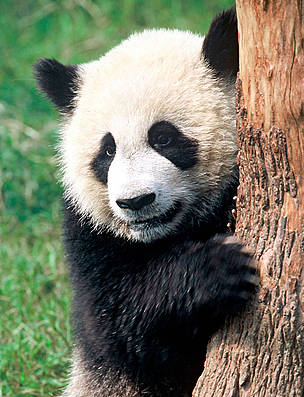
#> input picture panda.jpg, 304 x 397 px
$ jupyter execute --allow-errors diiip3.ipynb
#> lines starting #> are read from the running program, lines starting #| are printed output that depends on the picture
[cell 1]
import cv2
sun_color_image = cv2.imread('panda.jpg')
#> sun_color_image is the input picture: shape (397, 304, 3); mean B, G, R 101.8, 121.4, 118.5
cv2.imshow('Original image', sun_color_image)
hsv_image = cv2.cvtColor(sun_color_image, cv2.COLOR_BGR2HSV)
#> hsv_image: shape (397, 304, 3); mean H, S, V 52.6, 84, 133.2
cv2.imshow('BGR2HSV' ,hsv_image )
gray_image1 = cv2.cvtColor (sun_color_image, cv2.COLOR_RGB2GRAY)
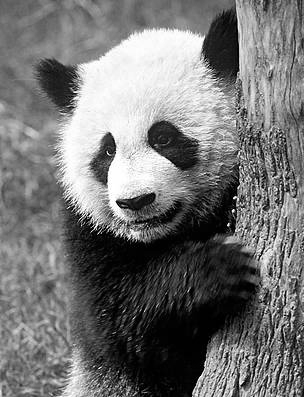
#> gray_image1: shape (397, 304); min 0, max 255, mean 115.2
cv2.imshow('RGB2GRAY', gray_image1)
cv2.waitKey(0)
cv2. destroyAllWindows()

[cell 2]
import cv2
sun_color_image = cv2.imread('panda.jpg')
cv2.imshow('Original image', sun_color_image)
hsv_image = cv2.cvtColor(sun_color_image, cv2.COLOR_HSV2RGB)
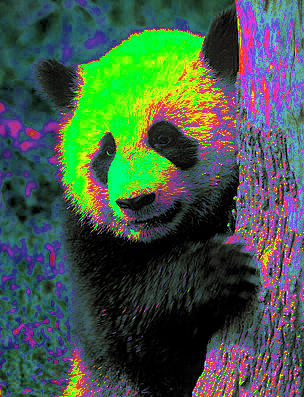
#> hsv_image: shape (397, 304, 3); mean R, G, B 68.5, 89.3, 74.1
cv2.imshow('HSV2RGB' ,hsv_image )
gray_image1 = cv2.cvtColor (sun_color_image, cv2.COLOR_HSV2BGR)
#> gray_image1: shape (397, 304, 3)
cv2.imshow('HSV2BGR', gray_image1)
cv2.waitKey(0)
cv2. destroyAllWindows()

[cell 3]
import cv2
sun_color_image = cv2.imread('panda.jpg')
cv2.imshow('Original image', sun_color_image)
gray_image1 = cv2.cvtColor (sun_color_image, cv2.COLOR_RGB2YCrCb)
#> gray_image1: shape (397, 304, 3); mean of channels 0, 1, 2 115.2, 118.4, 129.8
cv2.imshow('RGB2YCrCb', gray_image1)
gray_image1 = cv2.cvtColor (sun_color_image, cv2.COLOR_BGR2YCrCb)
#> gray_image1: shape (397, 304, 3); mean of channels 0, 1, 2 118.3, 128.1, 118.7
cv2.imshow('BGR2YCrCb', gray_image1)
cv2.waitKey(0)
cv2. destroyAllWindows()

[cell 4]
import cv2
image = cv2.imread('panda.jpg')
blue=image[:,:,0]
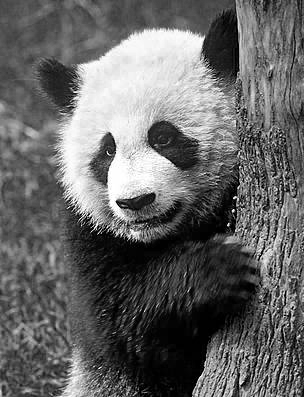
#> blue: shape (397, 304); min 0, max 255, mean 101.8
green=image[:,:,1]
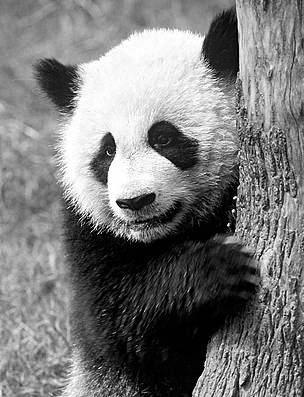
#> green: shape (397, 304); min 0, max 255, mean 121.4
red=image[:,:,2]
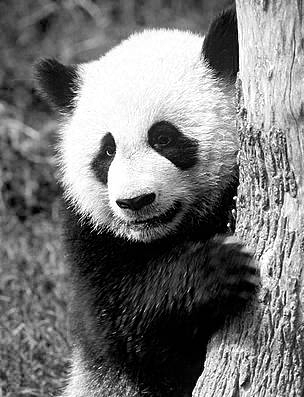
#> red: shape (397, 304); min 0, max 255, mean 118.5
cv2.imshow('B-Channel',blue)
cv2.imshow('G-Channel',green)
cv2.imshow('R-Channel',red)
Merged_BGR=cv2.merge((blue,green,red))
cv2.imshow('Merged BGR Image',Merged_BGR)
cv2.waitKey(0)
#> (the rest of this cell did not finish here and is left out)

[cell 5]
import cv2
image = cv2.imread('panda.jpg')
hsv = cv2.cvtColor(image, cv2.COLOR_BGR2HSV)
h,s,v = cv2.split(hsv)
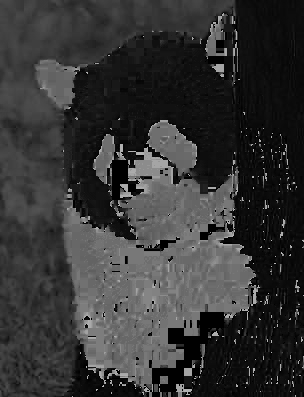
#> h: shape (397, 304); min 0, max 179, mean 52.6
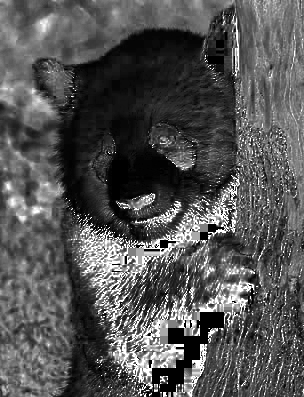
#> s: shape (397, 304); min 0, max 255, mean 84
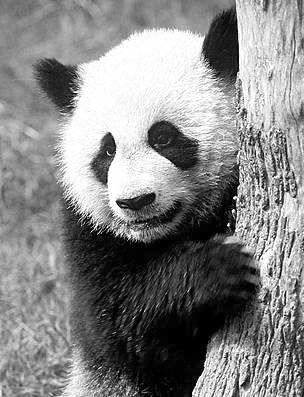
#> v: shape (397, 304); min 0, max 255, mean 133.2
cv2.imshow('Hue-Image',h)
cv2.imshow('Saturation-Image',s)
cv2.imshow('Gray-Image',v)
Merged_HSV = cv2.merge((h,s,v))
cv2.imshow('Merged HSV Image',Merged_HSV)
cv2.waitKey(0)
#> (the rest of this cell did not finish here and is left out)

$ run again, with img1.png saved as panda.jpg
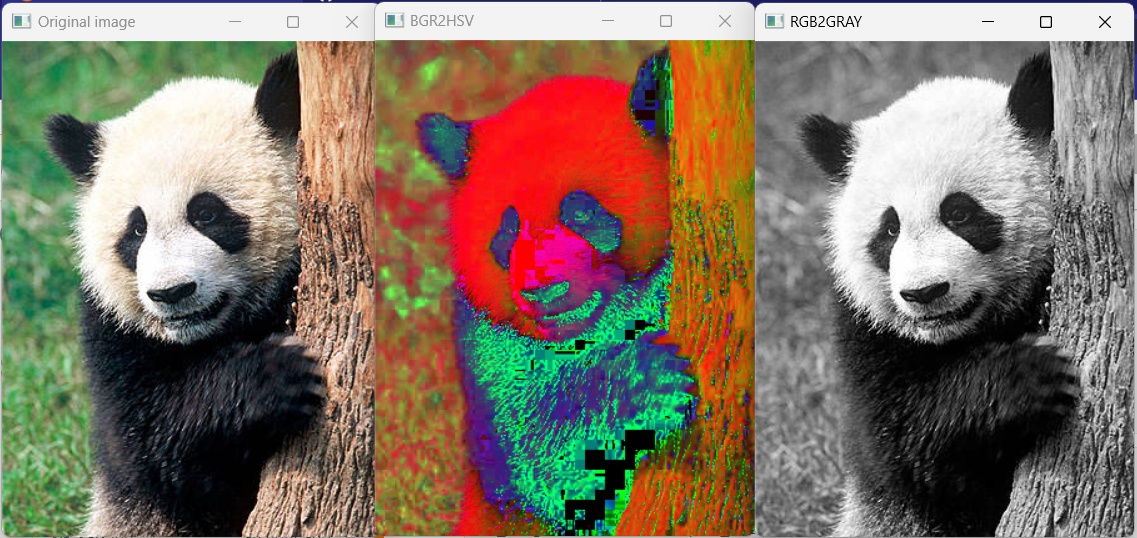
#> input picture img1.png, 1137 x 538 px
#> sun_color_image is the input picture: shape (538, 1137, 3); mean B, G, R 100.9, 115.8, 129.7
#> `h,s,v = cv2.split(hsv)`:
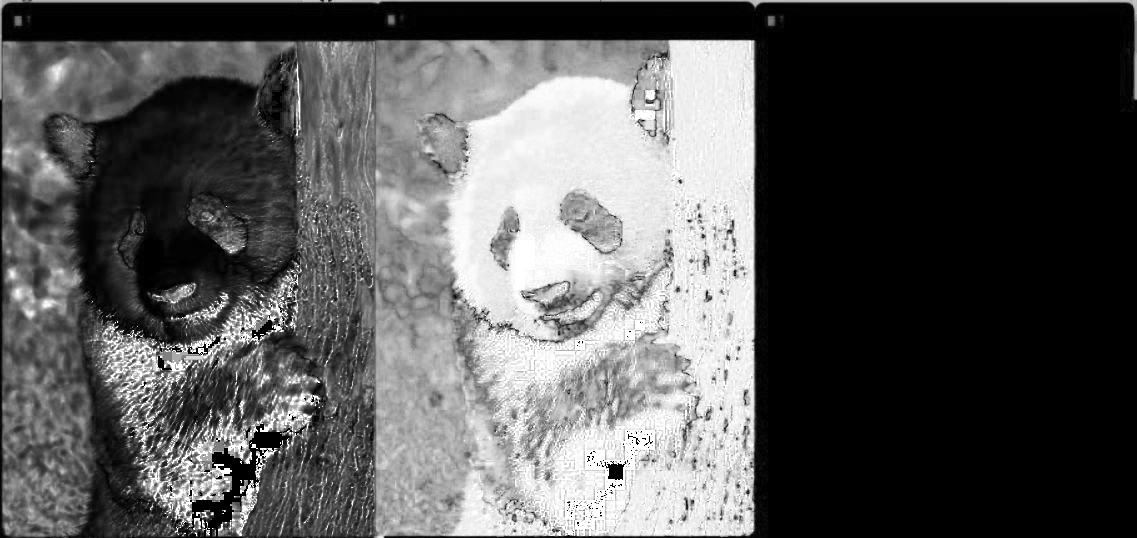
#> s: shape (538, 1137); min 0, max 255, mean 87
#> `h,s,v = cv2.split(hsv)`:
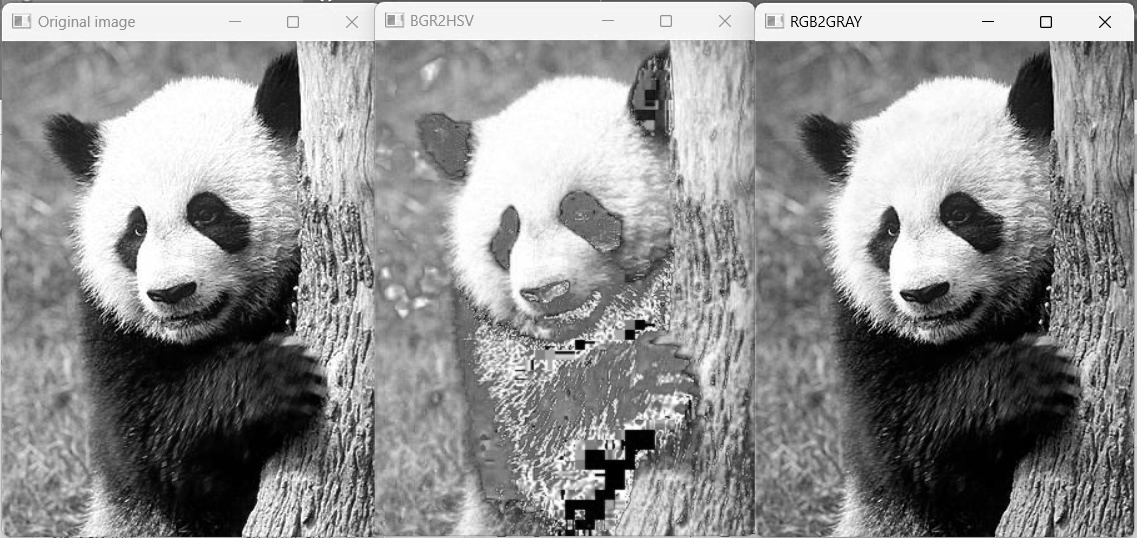
#> v: shape (538, 1137); min 0, max 255, mean 143

$ run again, with img2.png saved as panda.jpg
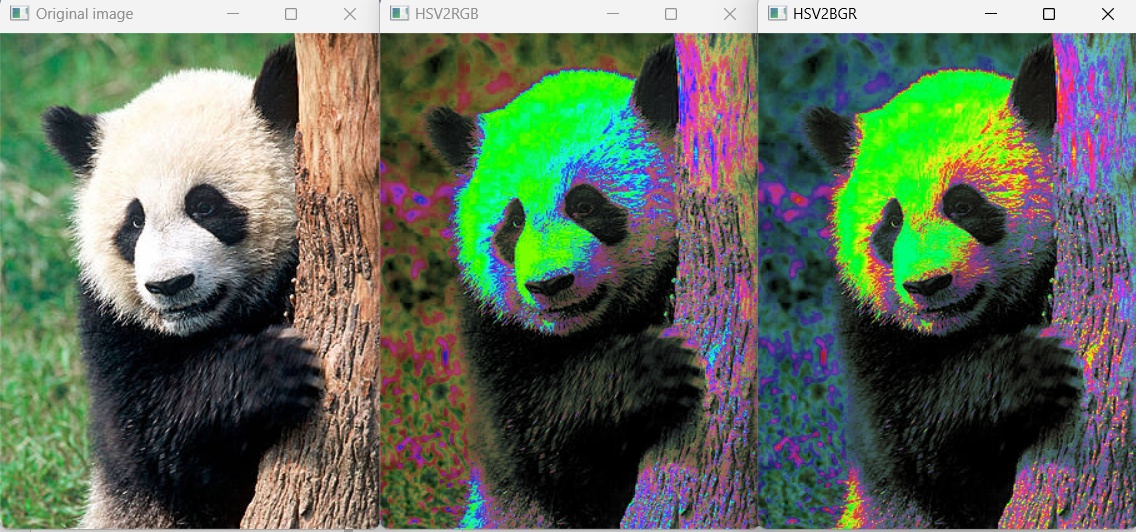
#> input picture img2.png, 1136 x 532 px
#> sun_color_image is the input picture: shape (532, 1136, 3); mean B, G, R 91.3, 108.7, 96.3
#> `h,s,v = cv2.split(hsv)`:
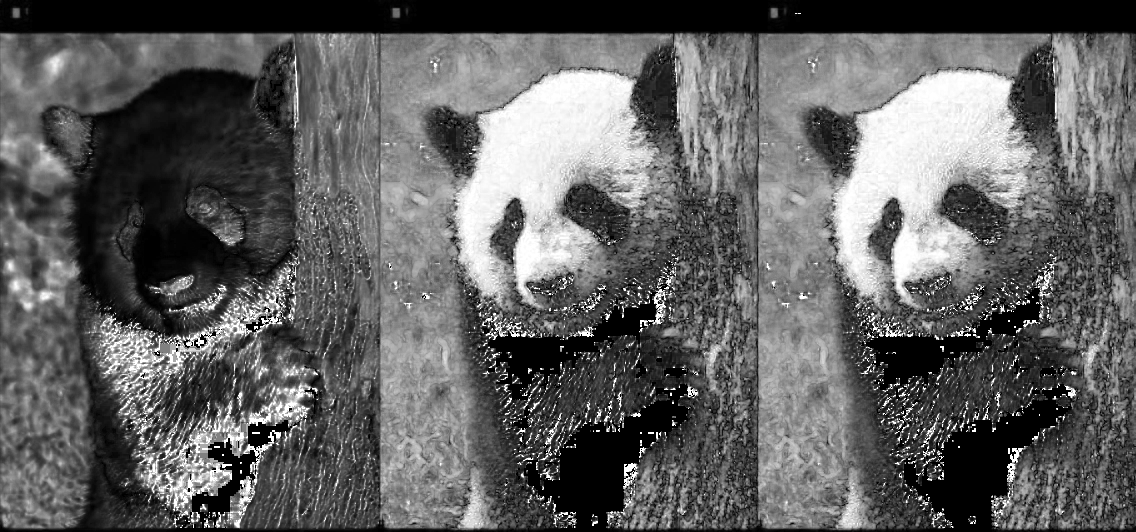
#> s: shape (532, 1136); min 0, max 255, mean 96.9
#> `h,s,v = cv2.split(hsv)`:
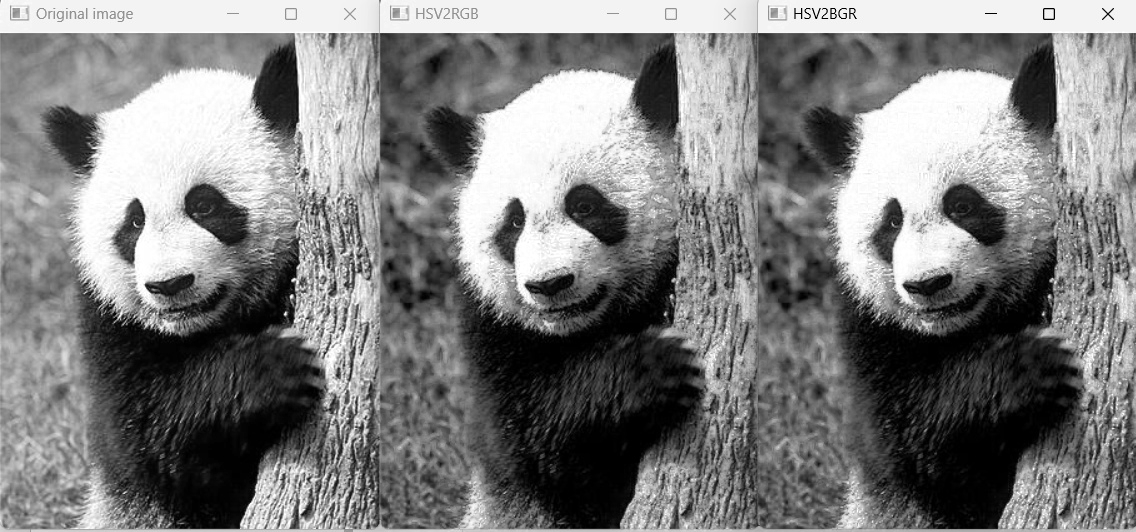
#> v: shape (532, 1136); min 0, max 255, mean 125.8
